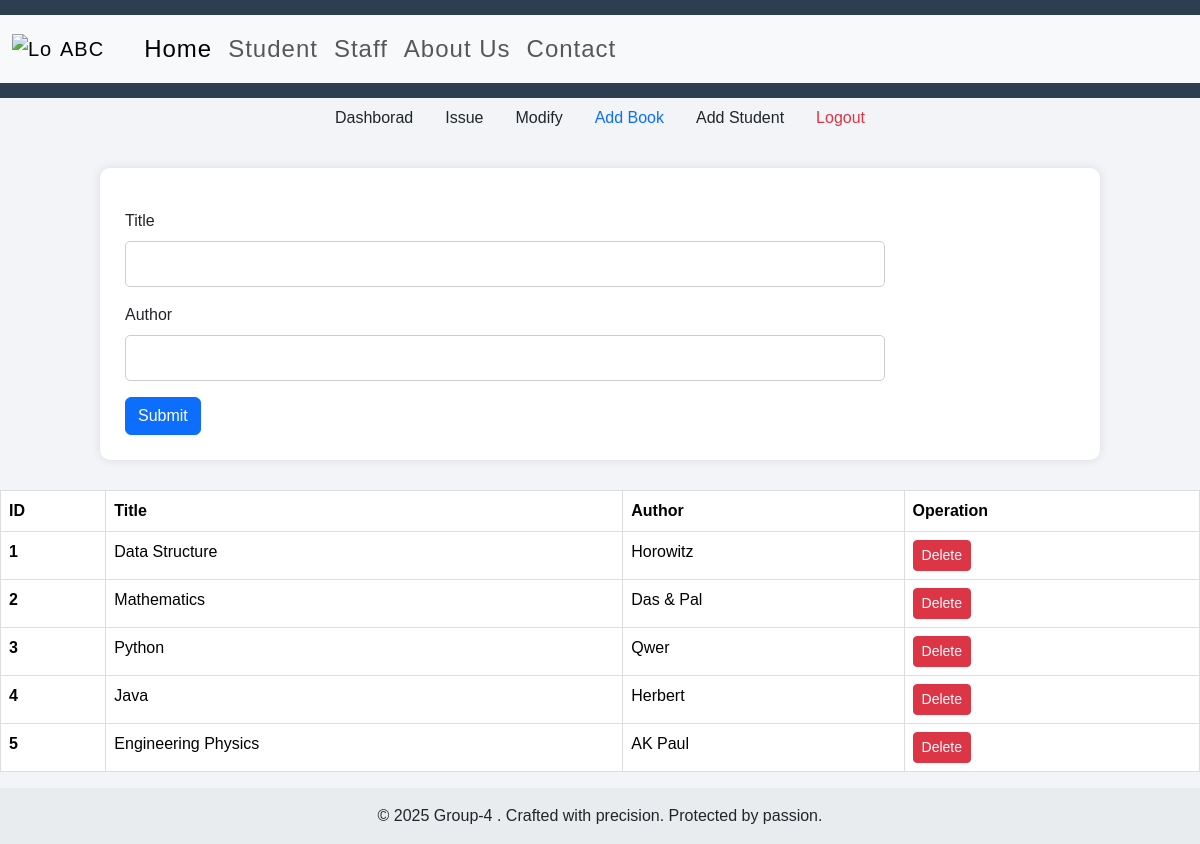
Before: /add_book with the older database file.
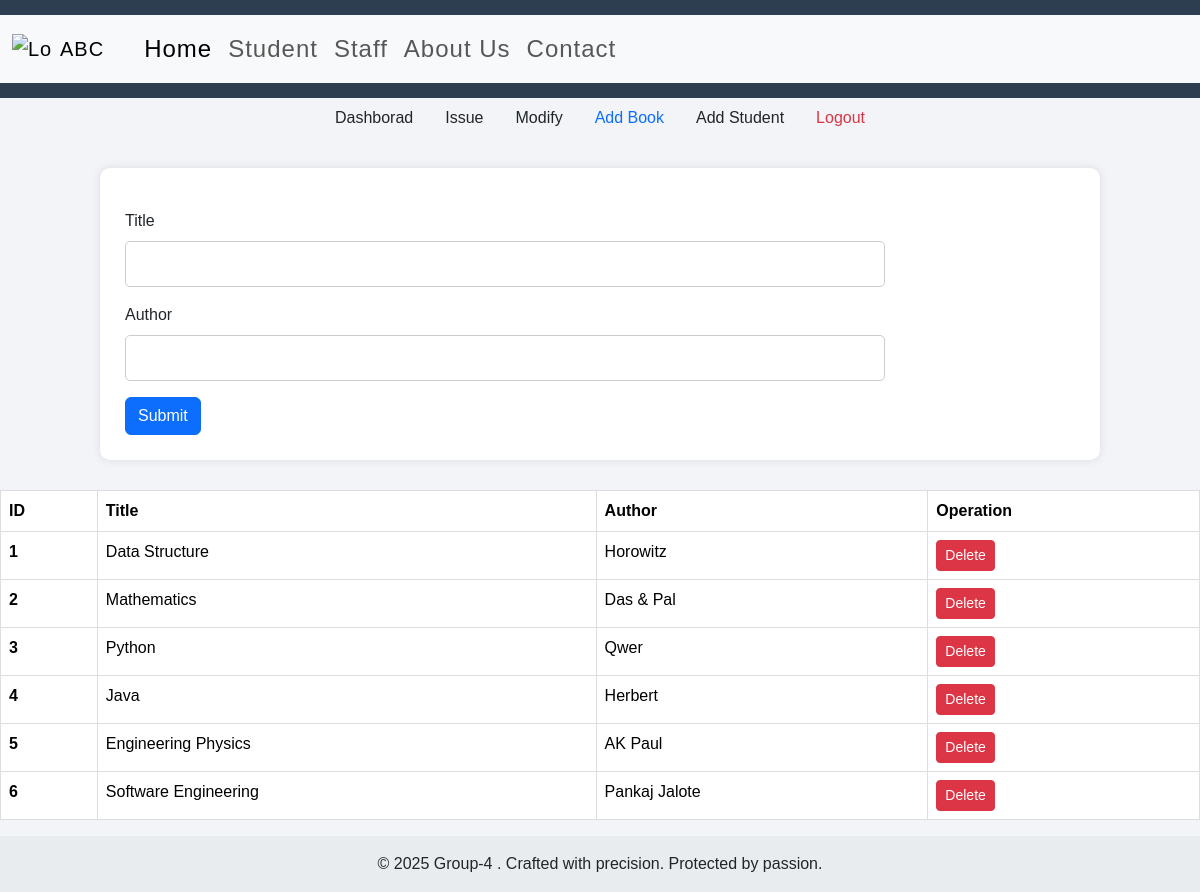
After: the same page with the newer database file.
### app.py (models this page shows)
class Book(db.Model):
    id = db.Column(db.Integer,primary_key=True)
    title = db.Column(db.String(50))
    author = db.Column(db.String(50))
    user = db.Column(db.String(10),default=None) #took
    date = db.Column(db.Date,default=None) #when

### app.py (the view, shortened to what this page needs)
@app.route("/add_book",methods=["POST","GET"])
def Add_Book():
    return render_template("add_book.html", books=Book.query.all())

### templates/add_book.html (shortened to what this page needs)
{% extends "base.html" %}
{% block b %}
<ul class="nav justify-content-center">
  <li class="nav-item">
    <a class="nav-link text-dark" href="/dashboard">Dashborad</a>
  </li>
  <li class="nav-item">
    <a class="nav-link text-dark" href="/issue">Issue</a>
  </li>
  <li class="nav-item">
    <a class="nav-link text-dark" href="/modify">Modify</a>
  </li>
  <li class="nav-item">
    <a class="nav-link active" href="/add_book">Add Book</a>
  </li>
  <li class="nav-item">
    <a class="nav-link text-dark" href="/addstu">Add Student</a>
  </li>
  <li class="nav-item">
    <a class="nav-link text-danger" href="/logout">Logout</a>
  </li>
</ul>
<div class="container">
    <form method="post" action="/add_book">
        <div class="mb-3 my-3">
            <label class="form-label">Title</label>
            <input type="text" name="Title" class="form-control">
        </div>
        <div class="mb-3">
            <label class="form-label">Author</label>
            <input type="text" name="Author" class="form-control">
        </div>
        <button type="submit" class="btn btn-primary">Submit</button>
    </form>
</div>
<table class="table">
    <thead>
        <tr>
            <th scope="col">ID</th>
            <th scope="col">Title</th>
            <th scope="col">Author</th>
            <th scope="col">Operation</th>
        </tr>
    </thead>
    <tbody>
        {% for book in books %}
        <tr>
            <th scope="row">{{loop.index}}</th>
            <td>{{book.title}}</td>
            <td>{{book.author}}</td>
            <td><a href="/delbook/{{book.id}}" type="button" class="btn btn-sm btn-danger">Delete</a></td>
        </tr>
        {% endfor %}
    </tbody>
</table>
{% endblock b %}

Changed rows visible on the page:
added Book: title "Software Engineering", author "Pankaj Jalote"
